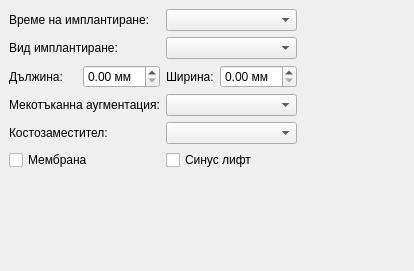
<?xml version="1.0" encoding="UTF-8"?>
<ui version="4.0">
 <class>ImplantView</class>
 <widget class="QWidget" name="ImplantView">
  <property name="geometry">
   <rect>
    <x>0</x>
    <y>0</y>
    <width>414</width>
    <height>271</height>
   </rect>
  </property>
  <property name="sizePolicy">
   <sizepolicy hsizetype="Fixed" vsizetype="Fixed">
    <horstretch>0</horstretch>
    <verstretch>0</verstretch>
   </sizepolicy>
  </property>
  <property name="windowTitle">
   <string>ImplantView</string>
  </property>
  <layout class="QVBoxLayout" name="verticalLayout">
   <property name="leftMargin">
    <number>9</number>
   </property>
   <property name="topMargin">
    <number>9</number>
   </property>
   <property name="bottomMargin">
    <number>9</number>
   </property>
   <item>
    <layout class="QHBoxLayout" name="horizontalLayout">
     <item>
      <layout class="QVBoxLayout" name="verticalLayout_6">
       <item>
        <widget class="QLabel" name="label_17">
         <property name="sizePolicy">
          <sizepolicy hsizetype="Expanding" vsizetype="Preferred">
           <horstretch>0</horstretch>
           <verstretch>0</verstretch>
          </sizepolicy>
         </property>
         <property name="text">
          <string>Време на имплантиране:</string>
         </property>
        </widget>
       </item>
       <item>
        <widget class="QLabel" name="label_18">
         <property name="sizePolicy">
          <sizepolicy hsizetype="Expanding" vsizetype="Preferred">
           <horstretch>0</horstretch>
           <verstretch>0</verstretch>
          </sizepolicy>
         </property>
         <property name="text">
          <string>Вид имплантиране:</string>
         </property>
        </widget>
       </item>
       <item>
        <layout class="QHBoxLayout" name="horizontalLayout_6">
         <item>
          <widget class="QLabel" name="label_19">
           <property name="sizePolicy">
            <sizepolicy hsizetype="Expanding" vsizetype="Preferred">
             <horstretch>0</horstretch>
             <verstretch>0</verstretch>
            </sizepolicy>
           </property>
           <property name="text">
            <string>Дължина:</string>
           </property>
          </widget>
         </item>
         <item>
          <widget class="QDoubleSpinBox" name="length">
           <property name="sizePolicy">
            <sizepolicy hsizetype="Fixed" vsizetype="Fixed">
             <horstretch>0</horstretch>
             <verstretch>0</verstretch>
            </sizepolicy>
           </property>
           <property name="suffix">
            <string> мм</string>
           </property>
           <property name="maximum">
            <double>20.000000000000000</double>
           </property>
           <property name="singleStep">
            <double>0.050000000000000</double>
           </property>
          </widget>
         </item>
        </layout>
       </item>
       <item>
        <widget class="QLabel" name="label_20">
         <property name="sizePolicy">
          <sizepolicy hsizetype="Expanding" vsizetype="Preferred">
           <horstretch>0</horstretch>
           <verstretch>0</verstretch>
          </sizepolicy>
         </property>
         <property name="text">
          <string>Мекотъканна аугментация:</string>
         </property>
        </widget>
       </item>
       <item>
        <widget class="QLabel" name="label_21">
         <property name="sizePolicy">
          <sizepolicy hsizetype="Expanding" vsizetype="Preferred">
           <horstretch>0</horstretch>
           <verstretch>0</verstretch>
          </sizepolicy>
         </property>
         <property name="text">
          <string>Костозаместител:</string>
         </property>
        </widget>
       </item>
       <item>
        <widget class="QCheckBox" name="membrCheck">
         <property name="sizePolicy">
          <sizepolicy hsizetype="Expanding" vsizetype="Fixed">
           <horstretch>0</horstretch>
           <verstretch>0</verstretch>
          </sizepolicy>
         </property>
         <property name="text">
          <string>Мембрана</string>
         </property>
        </widget>
       </item>
      </layout>
     </item>
     <item>
      <layout class="QVBoxLayout" name="verticalLayout_5">
       <item>
        <widget class="QComboBox" name="timeCombo"/>
       </item>
       <item>
        <widget class="QComboBox" name="typeCombo"/>
       </item>
       <item>
        <layout class="QHBoxLayout" name="horizontalLayout_5">
         <item>
          <widget class="QLabel" name="label_22">
           <property name="text">
            <string>Ширина:</string>
           </property>
          </widget>
         </item>
         <item>
          <widget class="QDoubleSpinBox" name="width">
           <property name="sizePolicy">
            <sizepolicy hsizetype="Fixed" vsizetype="Fixed">
             <horstretch>0</horstretch>
             <verstretch>0</verstretch>
            </sizepolicy>
           </property>
           <property name="suffix">
            <string> мм</string>
           </property>
           <property name="maximum">
            <double>20.000000000000000</double>
           </property>
           <property name="singleStep">
            <double>0.050000000000000</double>
           </property>
          </widget>
         </item>
        </layout>
       </item>
       <item>
        <widget class="QComboBox" name="tissueCombo"/>
       </item>
       <item>
        <widget class="QComboBox" name="boneCombo"/>
       </item>
       <item>
        <widget class="QCheckBox" name="sinusCheck">
         <property name="text">
          <string>Синус лифт</string>
         </property>
        </widget>
       </item>
      </layout>
     </item>
     <item>
      <spacer name="horizontalSpacer">
       <property name="orientation">
        <enum>Qt::Horizontal</enum>
       </property>
       <property name="sizeHint" stdset="0">
        <size>
         <width>0</width>
         <height>20</height>
        </size>
       </property>
      </spacer>
     </item>
    </layout>
   </item>
   <item>
    <spacer name="verticalSpacer">
     <property name="orientation">
      <enum>Qt::Vertical</enum>
     </property>
     <property name="sizeHint" stdset="0">
      <size>
       <width>0</width>
       <height>0</height>
      </size>
     </property>
    </spacer>
   </item>
  </layout>
 </widget>
 <layoutdefault spacing="6" margin="11"/>
 <resources/>
 <connections/>
</ui>
